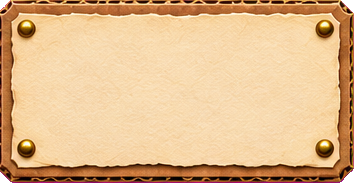
#> input picture assets/ui/kit-paper/card.png, 354 x 183 px, given in place of kit-raw.png, which was not available
$ python build_kit_paper.py
#> lines starting #> are read from the running program, lines starting #| are printed output that depends on the picture; after the words box and inside, x2 and y2 are one past the last pixel; in counts of white or black regions, pixels touching at a corner belong together; pictures that were not available may be replaced by others from this repository, and a replacement may not be noted
### tools/build_ui_kit.py
"""Slice the Codex UI-kit sheets (assets/ui/kit-v1/source/*-raw.png) into one
PNG per component with transparent background, plus kit.json holding each
piece's size and its 9-slice margins (the stretchable middle stays uniform).
Usage: python3 tools/build_ui_kit.py [--list]
"""
import json, sys
from collections import deque
from pathlib import Path
import numpy as np
from PIL import Image
ROOT=Path(__file__).resolve().parents[1]
SRC=ROOT/'assets/ui/kit-v1/source'; OUT=ROOT/'assets/ui/kit-v1'
# Names in reading order (rows top->bottom, left->right) per sheet, plus the
# 9-slice margin as a fraction of the piece's smaller side (0 = never stretched).
NAMES={
 'panels':[('panel',.16),('ribbon_blue',0),('card',.10),('ribbon_cream',0),('vine_corner',0),('leaf_small',0),('divider',0)],
 'buttons':[('pill_gold',.5),('pill_gold_pressed',.5),('pill_cream',.5),('pill_cream_pressed',.5),('pill_disabled',.5),('pill_selected',.5),('round',0),('round_pressed',0),('round_blue',0),('switch_on',0),('switch_off',0)],
 'content':[('row',.5),('row_gold',.5),('tile',.18),('check_badge',0),('field',.22),('tile_gold',.18),('tag',.5),('wallet',.5),('meter_track',.5),('meter_fill',.5)],
 'game':[('medal_done',0),('medal_ring',0),('medal_open',0),('medal_locked',0),('flag',0),('path_dot',0),('ribbon_region',0),('action',0),('action_pressed',0),('stick_base',0),('stick_knob',0),('hud_plank',.5)],
}
# [6 lines left out: function key, not called in this run]
def groups(alpha,step=4,join=5):
    """Connected pieces on a downscaled mask, joined across small gaps."""
    small=alpha[::step,::step]
    h,w=small.shape;seen=np.zeros_like(small,bool);boxes=[]
    for y in range(h):
        for x in range(w):
            if small[y,x] and not seen[y,x]:
                q=deque([(y,x)]);seen[y,x]=True;x0=x1=x;y0=y1=y;n=0
                while q:
                    cy,cx=q.popleft();n+=1;x0=min(x0,cx);x1=max(x1,cx);y0=min(y0,cy);y1=max(y1,cy)
                    for dy in range(-join,join+1):
                        for dx in range(-join,join+1):
                            ny,nx=cy+dy,cx+dx
                            if 0<=ny<h and 0<=nx<w and small[ny,nx] and not seen[ny,nx]:
                                seen[ny,nx]=True;q.append((ny,nx))
                if n>12: boxes.append((x0*step,y0*step,(x1+1)*step,(y1+1)*step))
    return boxes
# [8 lines left out: function order, not called in this run]
# [19 lines that do not run on import are left out]

### tools/build_paper_kit.py
"""A55 paper-theater kit: slice the Codex sheets copied from the style bible
(assets/art/paper-v1/source/<sheet>-raw.png, prompts beside them) into pieces,
and build the puppet rigs (explorer, foxy): each part is matched against the
assembled figure on the same sheet to find where it sits; pivots are the
joints. Output: assets/art/paper-v1/<piece>.png and <puppet>.json."""
import json, sys
from pathlib import Path
import numpy as np
from PIL import Image
sys.path.insert(0,str(Path(__file__).parent))
from build_ui_kit import groups, order
ROOT=Path(__file__).resolve().parent.parent
DIR=ROOT/'assets/art/paper-v1'
SHEETS={
 'explorer':['explorer_full','ex_head','ex_torso','ex_arm_front','ex_arm_back','ex_leg_front','ex_leg_back'],
 'foxy':['foxy_full','fx_head','fx_body','fx_leg_front_near','fx_leg_front_far','fx_leg_hind_near','fx_leg_hind_far','fx_tail'],
 'ground':['ground_top','earth','cap_left','cap_right','waterfall','float_small','float_big','water'],
 'meadow-props':['cloud_a','cloud_b','cloud_c','sun','tree_round','pine','bush','flowers','windmill','windmill_sails','signpost','crate','chest','chest_open','lantern','lantern_lit','fence','stone','bridge'],
 'meadow-layers':['mountains','hills','forest','midground'],
 'critters':['hedgehog_a','hedgehog_b','hedgehog_ball','bat_a','bat_b','bat_dizzy','crab_a','crab_b','crab_dizzy','frog_a','frog_b','frog_dizzy','bee_a','bee_b','bee_dizzy'],
 'fauna':['bird_a','bird_b','bunny_sit','bunny_hop','butterfly_a','butterfly_b','squirrel','duckling'],
 'pickups':['coin','heart_pickup','pickup_apple','pickup_fish','pickup_carrot','pickup_key','pickup_note','pickup_padlock','mound','mound_glint','dug_hole','twinkle','mark_found','mark_arrow','mark_down','ball_red','sun_ball'],
 'doors':['tower_arch_open','tower_arch_locked','tower_arch_unlocked','cave','gate_home','gate_meadow','gate_river','secret_closed','secret_open','secret_slab','thorn_gate','shrine','shrine_empty','lever_off','lever_on','plate_up','plate_down','wall_closed','wall_open'],
 'tower':['tower_ext','tower_in','stone_ledge','scaffold','crumble','log_platform','thorns','crank_wheel','rope_post'],
 'cave':['cave_far','cave_back','cave_mid','crystal_ledge','cave_ground','crystals','cave_vines','cave_lantern'],
 'meadow-depth':['far','village','woods','cliffs'],
 'meadow-front':['fg_fern','fg_leaves','fg_bush','fg_grass','fg_flower','fg_rock','fg_mushroom','fg_blue'],
 'hanging':['hang_cloud_a','hang_cloud_b','hang_cloud_c','hang_sun','hang_bird','hang_star'],
 'river':['river_water','cascade','bridge_up','bridge_down','meadow_tree','grass_fringe','leaf_a','leaf_b','leaf_c','firefly'],

 'moss':['moss_idle','moss_wave','moss_happy'],
 'checkpoint':['flag_down','flag_up'],
 'ground2':['ground_top','earth','grass_fringe','cap_left','float_small','float_big','cap_right'],
}
# Replaced by later sheets (meadow-depth, hanging, ground2): not shipped.
UNUSED={'mountains','hills','forest','midground','cloud_a','cloud_b','cloud_c','sun','explorer_full','foxy_full','leaf_a','leaf_b','leaf_c','meadow_tree','grass_fringe'}
JOIN={'critters':1,'doors':1}
def rows_order(boxes):
    """Reading order: rows split where the vertical centres jump, then left to right."""
    bs=sorted(boxes,key=lambda b:(b[1]+b[3])/2)
    rows=[[bs[0]]]
    for b in bs[1:]:
        prev=rows[-1]
        cy=sum((x[1]+x[3])/2 for x in prev)/len(prev)
        if (b[1]+b[3])/2-cy>90: rows.append([b])
        else: prev.append(b)
    return [b for r in rows for b in sorted(r,key=lambda b:b[0])]
LIMIT={'float_big':560,'float_small':400,'cap_left':400,'cap_right':400,'hang_cloud_a':400,'hang_cloud_b':400,'hang_cloud_c':400,'hang_sun':400,'hang_bird':400,'hang_star':400,'far':1280,'village':1280,'woods':1280,'cliffs':1280,'fg_fern':420,'fg_leaves':420,'fg_bush':420,'fg_grass':420,'fg_flower':420,'fg_rock':420,'fg_mushroom':420,'fg_blue':420,'ground_top':1536,'earth':400,'water':1024,'mountains':1024,'hills':1024,'forest':1024,'midground':1024,'cave_far':1024,'cave_back':1024,'cave_mid':1024,'cave_ground':800,'river_water':1024,'grass_fringe':900,'tower_in':400,'tower_ext':360}
# [25 lines left out: functions bands, split_gaps, not called in this run]
def absorb(boxes,small=9000):
    """Loose bits (dizzy stars, sparkles) join the nearest real piece."""
    area=lambda b:(b[2]-b[0])*(b[3]-b[1])
    big=[list(b) for b in boxes if area(b)>=small]
    for b in boxes:
        if area(b)>=small or not big: continue
        cx,cy=(b[0]+b[2])/2,(b[1]+b[3])/2
        t=min(big,key=lambda o:(max(o[0]-cx,0,cx-o[2]))**2+(max(o[1]-cy,0,cy-o[3]))**2)
        t[0]=min(t[0],b[0]);t[1]=min(t[1],b[1]);t[2]=max(t[2],b[2]);t[3]=max(t[3],b[3])
    return [tuple(b) for b in big]
# [16 lines left out: functions soften, load, not called in this run]
def crop(a,box):
    x0,y0,x1,y1=box;q=a[y0:y1,x0:x1];ys,xs=np.where(q[...,3]>0)
    return q[ys.min():ys.max()+1,xs.min():xs.max()+1],(x0+xs.min(),y0+ys.min())
# [12 lines left out: function register, not called in this run]
# Joint (pivot) of each part, as fractions of the part's own size.
PIVOT={'ex_head':(0.55,0.9),'ex_torso':(0.6,0.95),'ex_arm_front':(0.5,0.08),'ex_arm_back':(0.5,0.08),'ex_leg_front':(0.5,0.05),'ex_leg_back':(0.5,0.05),
 'fx_head':(0.3,0.8),'fx_body':(0.5,0.5),'fx_leg_front_near':(0.5,0.1),'fx_leg_front_far':(0.5,0.1),'fx_leg_hind_near':(0.5,0.1),'fx_leg_hind_far':(0.5,0.1),'fx_tail':(0.12,0.35)}
# Draw order back to front.
ZORDER={'explorer':['ex_arm_back','ex_leg_back','ex_leg_front','ex_torso','ex_head','ex_arm_front'],
 'foxy':['fx_tail','fx_leg_front_far','fx_leg_hind_far','fx_body','fx_leg_hind_near','fx_leg_front_near','fx_head']}
# [33 lines that do not run on import are left out]

### tools/build_kit_paper.py
"""A55 paper UI kit: the shared pieces (panel, card, tile, planks, switches,
slider, round button, tag, rows, wallet, divider, field, vine) copied from the
paper concepts P15/P12 by Codex (source/kit-raw.png) -> assets/ui/kit-paper/,
with kit.json in the format of assets/ui/kit-v1 (same piece names, so every
screen that uses the shared kit turns paper; missing pieces fall back)."""
import json, sys
from pathlib import Path
import numpy as np
from PIL import Image, ImageEnhance
sys.path.insert(0,str(Path(__file__).parent))
from build_ui_kit import groups
from build_paper_kit import rows_order, absorb
OUT=Path(__file__).resolve().parent.parent/'assets/ui/kit-paper'
raw=np.asarray(Image.open(OUT/'source/kit-raw.png').convert('RGB')).astype(int)
r,g,b=raw[...,0],raw[...,1],raw[...,2]
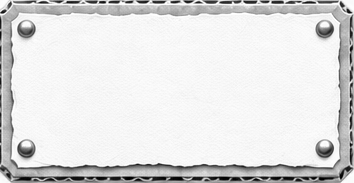
#> r: shape (183, 354) int64; min 0, max 255, mean 223.6
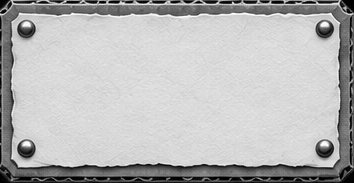
#> g: shape (183, 354) int64; min 0, max 255, mean 183.3
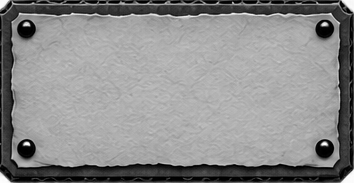
#> b: shape (183, 354) int64; min 0, max 255, mean 139.3
a=np.dstack([raw,np.where((r>150)&(b>150)&(g<r-80)&(g<b-80),0,255)]).astype(np.uint8)
#> a is the input picture: shape (183, 354, 4); mean R, G, B, A 223.6, 183.3, 139.3, 253.8
NAMES=['panel','card','tile','tile_gold','pill_cream','pill_gold','pill_green','ribbon_cream','switch_on','switch_off','meter_track','meter_fill','knob','round','tag','row','row_gold','wallet','divider','field','vine_corner']
boxes=rows_order(absorb([x for x in groups(a[...,3]>0,join=3) if (x[2]-x[0])*(x[3]-x[1])>400],small=2500))
#> in groups, `small=alpha[::step,::step]`:
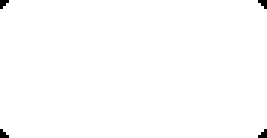
#> small: shape (46, 89) bool (shown 3 times larger); 99.4% white; 4 black regions (4 under 20 px)
#> boxes = [(0, 0, 356, 184)]
#> (the run stopped early here; a loop or call above may not have finished)

$ run again, on assets/ui/kit-paper/pill_cream.png
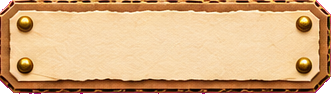
#> input picture assets/ui/kit-paper/pill_cream.png, 331 x 94 px, given in place of kit-raw.png, which was not available
#> `r,g,b=raw[...,0],raw[...,1],raw[...,2]`:
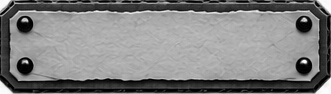
#> b: shape (94, 331) int64; min 0, max 255, mean 129
#> a is the input picture: shape (94, 331, 4); mean R, G, B, A 214.9, 169.2, 129, 249.3
#> in groups, `small=alpha[::step,::step]`:
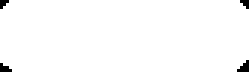
#> small: shape (24, 83) bool (shown 3 times larger); 98.5% white; 4 black regions (4 under 20 px)
#> `boxes=rows_order(absorb([x for x in groups(a[...,3]>0,join=3) if (x[2]..`: boxes = [(0, 0, 332, 96)]
